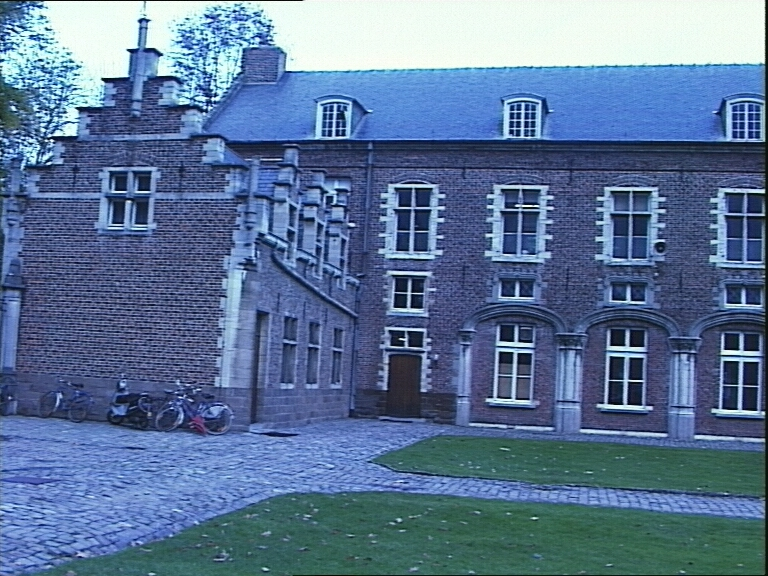
#> input picture computer_vision/input/castle.000.jpg, 768 x 576 px
$ python tomasi_kanade.py
#> lines starting #> are read from the running program, lines starting #| are printed output that depends on the picture
### computer_vision/feature_detection.py
def feature_detection(fname):
#> called with fname = './input/castle.000.jpg'
    import numpy as np
    import cv2
    from matplotlib import pyplot as plt
    import os

    if not os.path.exists('output'):
        os.makedirs('output')

    # read image from file and convert to RGB
    img_bgr = cv2.imread(fname)
#> img_bgr is the input picture: shape (576, 768, 3); mean B, G, R 151.1, 116.7, 91.3
    img_rgb = cv2.cvtColor(img_bgr, cv2.COLOR_RGB2BGR)
    img1 = img_rgb.copy()
    img2 = img_rgb.copy()
    img_gray = cv2.cvtColor(img_rgb, cv2.COLOR_RGB2GRAY)
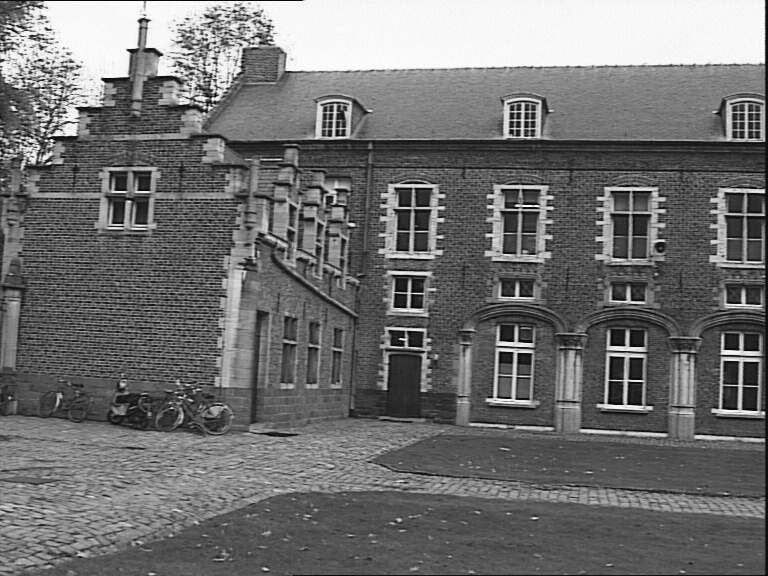
#> img_gray: shape (576, 768); min 3, max 254, mean 113

    # Tomasi/Shi/Kanade features
    corners = cv2.goodFeaturesToTrack(img_gray, 65, 0.1, 50)
#> corners = 65 rows, first 8: [207, 39], [622, 403], [127, 50], [514, 295], [66, 112], [737, 408], [511, 397], [212, 99]
    corners = np.int0(corners)

    h_fp = []
    v_fp = []

    #draw features as circles
    for i in corners:
        x, y = i.ravel()
        h_fp.append(x)
        v_fp.append(y)
        cv2.circle(img1, (x, y), 10, (0, 255, 0), 5)
#> this loop made 65 passes
#> (x, y) on passes 1 to 12: (207, 39), (622, 403), (127, 50), (514, 295), (66, 112), (737, 408), (511, 397), (212, 99), (45, 28), (740, 302), (630, 345), (515, 205)
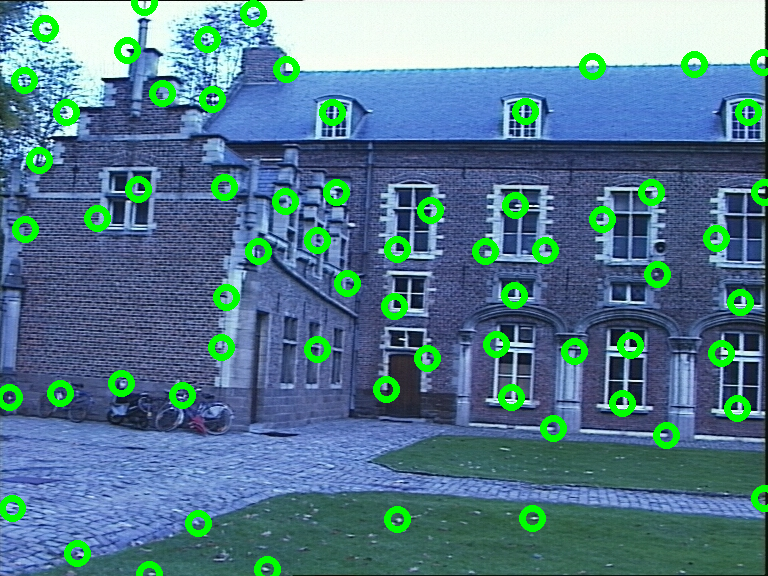
#> img1: shape (576, 768, 3); mean R, G, B 85.9, 125, 141.9
#> after the loop, h_fp = 65 values, max 764 at index 12, min 9 at index 29, mean 377.1; v_fp = 65 values, max 574 at index 49, min 2 at index 25, mean 268.9

    return h_fp, v_fp

# [27 lines of commented-out code are left out]

### computer_vision/tomasi_kanade.py
from feature_detection import feature_detection
import numpy as np
from numpy import linalg

F = 4
frame_list = ['./input/castle.000.jpg','./input/castle.001.jpg','./input/castle.002.jpg','./input/castle.003.jpg']
#turn feature_detection.py into s function, run in loop to fill up U and V

U_array = []
V_array = []
for i in range(F):
    U,V = feature_detection(frame_list[i])
#> U has the same summary as h_fp in feature_detection; V has the same summary as v_fp in feature_detection

    P = len(U)
#> P = 65
    a_f = [int((1/P)*sum(U))]*P
#> a_f = 65 values from 377 to 377
    b_f = [int((1/P)*sum(V))]*P
#> b_f = 65 values from 268 to 268


    U_new = [i - j for i, j in zip(a_f,U)]
#> U_new = 65 values, max 368 at index 29, min -387 at index 12, mean -0.0923
    V_new = [k - l for k, l in zip(b_f,V)]
#> V_new = 65 values, max 266 at index 25, min -306 at index 49, mean -0.908


    U_array.append(U_new)
    V_array.append(V_new)
#> pass 2 of the loop `for i in range(F):`:
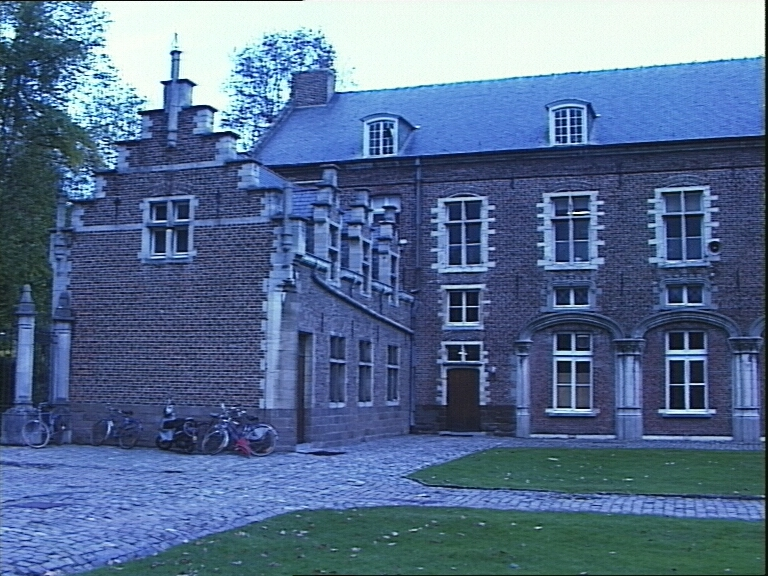
#> input picture computer_vision/input/castle.001.jpg, 768 x 576 px
#> in feature_detection, img_bgr is the input picture: shape (576, 768, 3); mean B, G, R 145.4, 110.7, 87
#> in feature_detection (call 2), `img_gray = cv2.cvtColor(img_rgb, cv2.COLOR_RGB2GRAY)`:
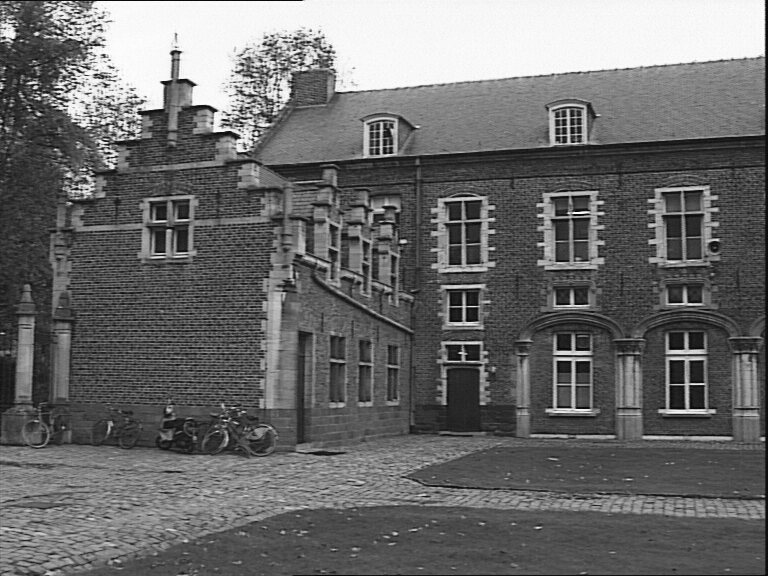
#> img_gray: shape (576, 768); min 2, max 254, mean 107.6
#> corners = 65 rows, first 8: [161, 82], [91, 120], [217, 110], [332, 60], [273, 84], [569, 303], [5, 38], [91, 47]
#> the loop in feature_detection (call 2), `for i in corners:` made 65 passes
#> after the loop in feature_detection (call 2), `for i in corners:`:
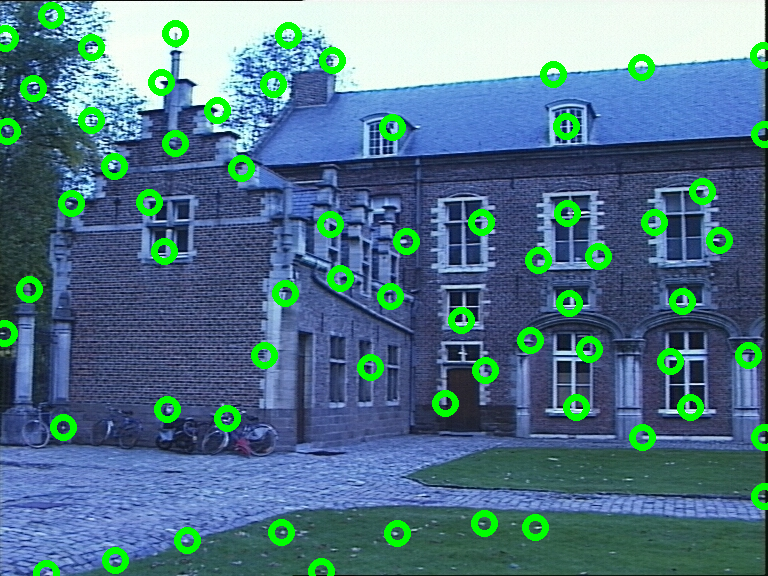
#> img1: shape (576, 768, 3); mean R, G, B 82.1, 119.5, 137
#> after the loop in feature_detection (call 2), `for i in corners:`: h_fp = 65 values, max 764 at index 18, min 4 at index 54, mean 375.9; v_fp = 65 values, max 573 at index 53, min 15 at index 21, mean 272.9
#> U has the same summary as h_fp in feature_detection; V has the same summary as v_fp in feature_detection
#> a_f = 65 values from 375 to 375
#> b_f = 65 values from 272 to 272
#> U_new = 65 values, max 371 at index 54, min -389 at index 18, mean -0.877
#> V_new = 65 values, max 257 at index 21, min -301 at index 53, mean -0.892
#> pass 3 of the loop `for i in range(F):`:
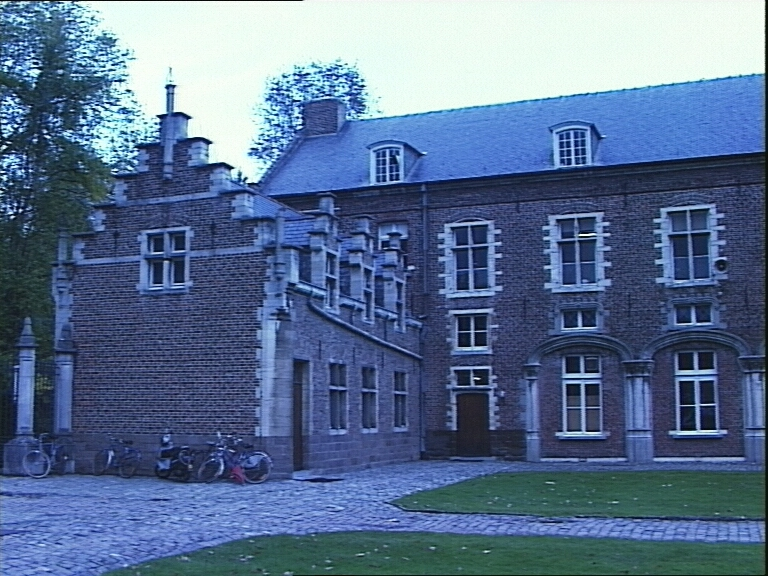
#> input picture computer_vision/input/castle.002.jpg, 768 x 576 px
#> in feature_detection, img_bgr is the input picture: shape (576, 768, 3); mean B, G, R 145.8, 112.5, 89.9
#> in feature_detection (call 3), `img_gray = cv2.cvtColor(img_rgb, cv2.COLOR_RGB2GRAY)`:
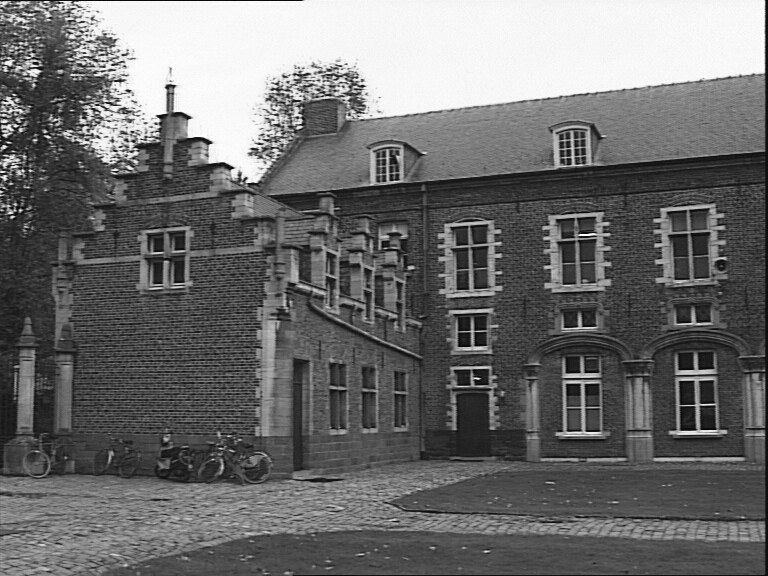
#> img_gray: shape (576, 768); min 4, max 254, mean 109.5
#> corners = 65 rows, first 8: [211, 142], [3, 135], [156, 116], [20, 210], [7, 70], [101, 159], [111, 64], [246, 178]
#> the loop in feature_detection (call 3), `for i in corners:` made 65 passes
#> after the loop in feature_detection (call 3), `for i in corners:`:
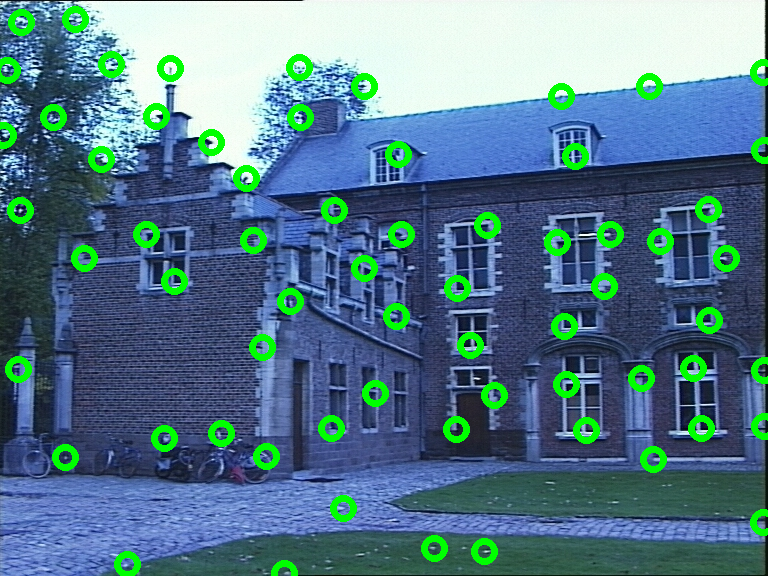
#> img1: shape (576, 768, 3); mean R, G, B 85, 121.3, 137.3
#> after the loop in feature_detection (call 3), `for i in corners:`: h_fp = 65 values, max 764 at index 31, min 3 at index 1, mean 389.2; v_fp = 65 values, max 573 at index 57, min 19 at index 10, mean 280.8
#> U has the same summary as h_fp in feature_detection; V has the same summary as v_fp in feature_detection
#> a_f = 65 values from 389 to 389
#> b_f = 65 values from 280 to 280
#> U_new = 65 values, max 386 at index 1, min -375 at index 31, mean -0.169
#> V_new = 65 values, max 261 at index 10, min -293 at index 57, mean -0.831
#> the loop made 4 passes; the first 3 are shown

#Registered Measurement Matrix
W_new = (U_array[0],U_array[1],U_array[2],U_array[3],V_array[0],V_array[1],V_array[2],V_array[3])

u,s,vh = np.linalg.svd(W_new,full_matrices=True)
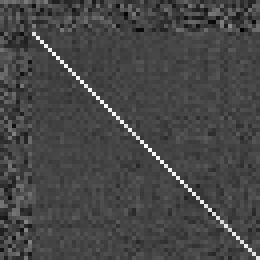
#> vh: shape (65, 65) float64 (shown 4 times larger); min -0.358, max 0.981, mean 0.014; drawn with min black and max white
s = np.diag(s)

#rank constraint
u_1 = u[:,0:3]
#print(u_1)
vh_1 = vh[0:3,:]
#print(vh_1)
s_1 = s[0:3,0:3]
#print(s_1)

M = np.dot(u_1,np.sqrt(s_1))

S = np.dot(np.sqrt(s_1),vh_1)

Q = []
R = []

for i in range(F):
    G = M[2*i-2,:]
    a = G[0]
    b = G[1]
    c = G[2]

    G = M[2*i-1,:]
    d = G[0]
    e = G[1]
    f = G[2]

    Q.append([a*a,a*b+b*a,a*c+c*a,b*b,c*b+b*c,c*c])
    Q.append([d*d,d*e+e*d,d*f+f*d,e*e,f*e+e*f,f*f])
    Q.append([a*d,a*e+b*d,a*f+c*d,b*e,b*f+e*c,c*f])

    R.append([1])
    R.append([1])
    R.append([0])

print(Q)
print(R)

l,resid,rank,s = np.linalg.lstsq(Q,R)
print(l)

L = [[l[0], l[1], l[2]],[l[1], l[3], l[4]],[l[2], l[4], l[5]]]
print(L)
